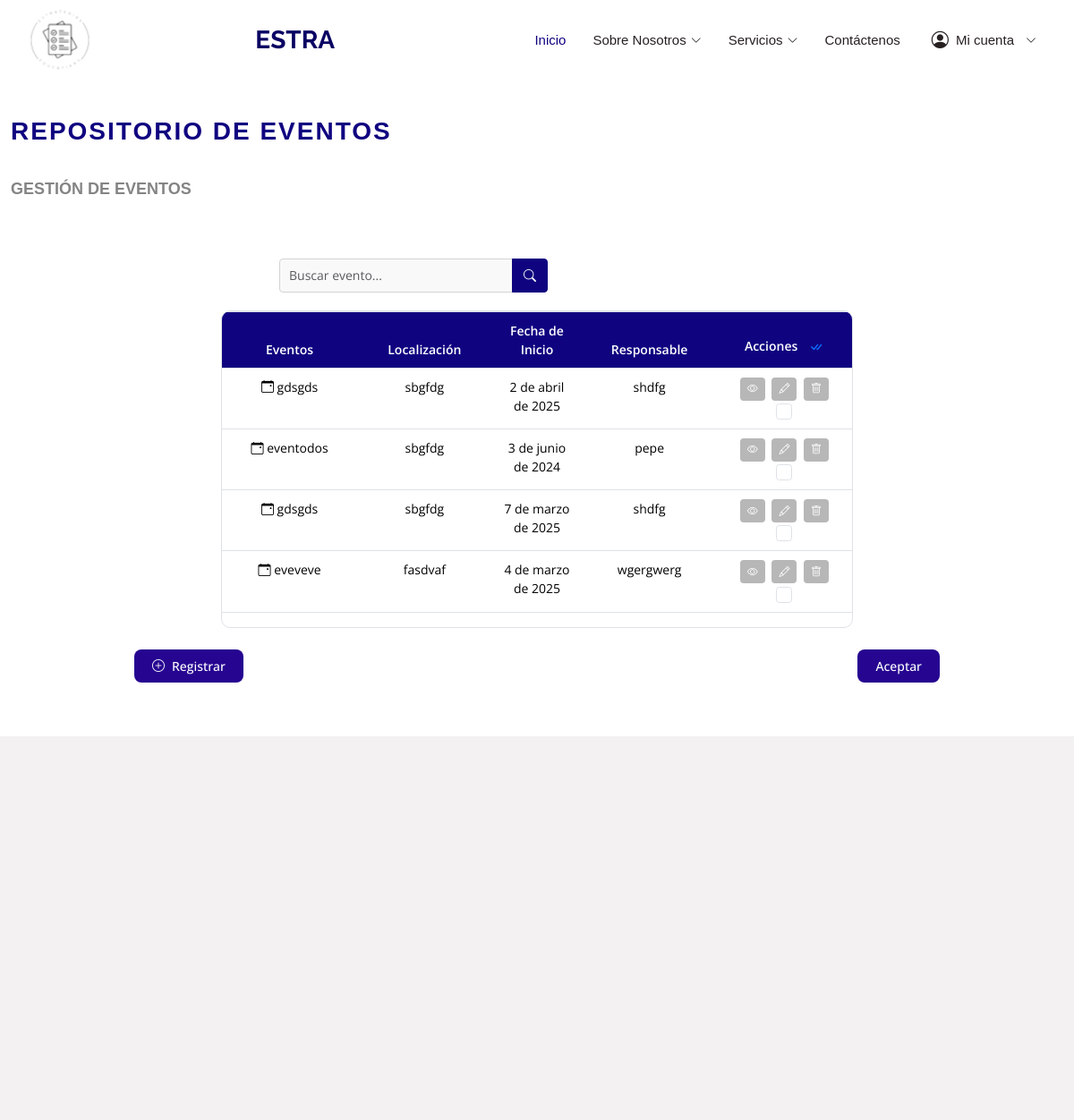
/models/evento/, run on the app's committed database.
### data_models/models.py (models this page shows, shortened)
class Evento(models.Model):
    estrategia = models.ForeignKey('Estrategia', on_delete=models.CASCADE, related_name='eventos')
    nombre_evento = models.CharField(max_length=100)
    fecha_inicio = models.DateField()
    fecha_fin = models.DateField()
    hora_inicio = models.TimeField()
    hora_fin = models.TimeField()
    ubicacion_evento = models.CharField(max_length=100)
    TIPOS_EVENTO = [
        ('academico', 'Académico'),
        ('cultural', 'Cultural'),
        ('deportivo', 'Deportivo'),
        ('social', 'Social')
    ]
    tipo_evento = models.CharField(max_length=20, choices=TIPOS_EVENTO)
    descripcion_evento = models.TextField()
    profesor_cargo = models.CharField(max_length=50)
    telefono_contacto = models.CharField(max_length=15)

### data_models/views.py (the view)
# urls.py: path('evento/', views.evento_list, name='evento_list'),
def evento_list(request):
    eventos = Evento.objects.all()
    context = {'eventos': eventos}
    return render(request, 'eventos.html', context)

### templates/eventos.html (shortened to what this page needs)
{% load static %}
<!DOCTYPE html>
<html lang="es">
<head>
  <link href="{% static 'assets/vendor/animate.css/animate.min.css' %}" rel="stylesheet">
  <link href="{% static 'assets/vendor/bootstrap/css/bootstrap.min.css' %}" rel="stylesheet">
  <link href="{% static 'assets/vendor/bootstrap-icons/bootstrap-icons.css' %}" rel="stylesheet">
  <link href="{% static 'assets/vendor/boxicons/css/boxicons.min.css' %}" rel="stylesheet">
  <link href="{% static 'assets/vendor/glightbox/css/glightbox.min.css' %}" rel="stylesheet">
  <link href="{% static 'assets/vendor/remixicon/remixicon.css' %}" rel="stylesheet">
  <link href="{% static 'assets/vendor/swiper/swiper-bundle.min.css' %}" rel="stylesheet">
  <link href="{% static 'assets/css/style.css' %}" rel="stylesheet">
</head>
<body>
  <header id="header" class="d-flex align-items-center fixed-top">
    <div class="container d-flex align-items-center">
      <a href="{% url 'pagina_principal' %}" class="logo me-auto"><img src="{% static './imagenes/logo/logo.png'%}" alt="" class="img-fluid"></a>
      <h1 class="logo me-auto"><a href="{% url 'pagina_principal' %}">ESTRA</a></h1>
      <nav id="navbar" class="navbar">
        <ul>
          <li><a href="{% url 'pagina_principal' %}" class="active">Inicio</a></li>
          <li class="dropdown">
            <a href="#"><span>Sobre Nosotros</span> <i class="bi bi-chevron-down"></i></a>
          </li>
          <li class="dropdown"><a href="#"><span> Servicios </span> <i class="bi bi-chevron-down"></i></a>
          </li>
          <li><a href="{% url 'contactar' %}">Contáctenos</a></li>
          <li class="dropdown user-menu">
            <a href="#"><i class="bi bi-person-circle"></i> Mi cuenta <i class="bi bi-chevron-down"></i></a>
          </li>
        </ul>
      </nav>
    </div>
  </header>
  <main id="main">
<section id="eventos" class="eventos section-bg">
  <div class="container-fluid">
    <div class="section-title">
      <h2>Repositorio de Eventos</h2>
      <br>
      <p>Gestión de Eventos</p>
      <br>
    </div>
    <div id="barra-busqueda-eventos" class="search-bar">
      <div class="input-group">
        <input type="text" class="form-control" placeholder="Buscar evento..." aria-label="Buscar">
        <button class="btn btn-primary" type="button">
          <i class="bi bi-search"></i>
        </button>
      </div>
    </div>
    <div id="tabla-eventos" class="table-container">
      <div id="tabla-eventos-resposive" class="table-responsive">
        <table id="tablita-eventos" class="table table-bordered table-hover custom-table">
          <thead>
            <tr>
              <th>Eventos</th>
              <th>Localización</th>
              <th>Fecha de Inicio</th>
              <th> Responsable</th>
              <th>
                Acciones
                <button id="btn-seleccionar-todo" class="btn btn-link p-0 ms-2" title="Seleccionar Todo">
                  <i class="bi bi-check-all"></i>
                </button>
              </th>
            </tr>
          </thead>
          <tbody>
            {% for evento in eventos %}
            <tr>
              <td>
                <i class="bi bi-calendar-event"></i> {{ evento.nombre_evento }}
              </td>
              <td>{{ evento.ubicacion_evento }}</td>
              <td>{{ evento.fecha_inicio }}</td>
              <td>{{ evento.profesor_cargo }}</td>
              <td>
                <button class="btn btn-action btn-ver-detalles" title="Ver Detalles">
                  <i class="bi bi-eye"></i>
                </button>
                <button class="btn btn-action btn-modificar" title="Modificar">
                  <i class="bi bi-pencil"></i>
                </button>
                <button class="btn btn-action btn-eliminar" title="Eliminar">
                  <i class="bi bi-trash"></i>
                </button>
                <input type="checkbox" class="form-check-input seleccionar-fila">
              </td>
            </tr>
            {% empty %}
            <tr>
              <td colspan="5" class="text-center">No hay eventos registrados.</td>
            </tr>
            {% endfor %}
          </tbody>
        </table>
      </div>
    </div>
    <div id="botones-accion-evento" class="d-flex justify-content-between mt-4">
      <a href="{% url 'formulario_evento'%}">
        <div id="btn-registrar-evento" class="btn btn-success">
          <i class="bi bi-plus-circle"></i> Registrar
        </div>
      </a>
      <div id="btn-eliminar-evento" class="btn btn-danger"> Aceptar
      </div>
    </div>
  </div>
</section>
  </main>
  <footer id="footer" class="footer">
    <div class="container footer-top">
      <div class="row gy-4">
      </div>
    </div>
  </footer>
</body>
</html>

### data on the page
Evento: nombre_evento "gdsgds", ubicacion_evento "sbgfdg", fecha_inicio "2 de abril de 2025", profesor_cargo "shdfg"
Evento: nombre_evento "eventodos", ubicacion_evento "sbgfdg", fecha_inicio "3 de junio de 2024", profesor_cargo "pepe"
Evento: nombre_evento "gdsgds", ubicacion_evento "sbgfdg", fecha_inicio "7 de marzo de 2025", profesor_cargo "shdfg"
Evento: nombre_evento "eveveve", ubicacion_evento "fasdvaf", fecha_inicio "4 de marzo de 2025", profesor_cargo "wgergwerg"
